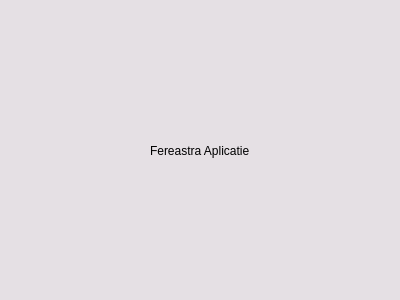
<?xml version="1.0" encoding="UTF-8"?>
<ui version="4.0">
 <class>App</class>
 <widget class="QDialog" name="App">
  <property name="geometry">
   <rect>
    <x>0</x>
    <y>0</y>
    <width>400</width>
    <height>300</height>
   </rect>
  </property>
  <property name="palette">
   <palette>
    <active>
     <colorrole role="Base">
      <brush brushstyle="SolidPattern">
       <color alpha="255">
        <red>255</red>
        <green>255</green>
        <blue>255</blue>
       </color>
      </brush>
     </colorrole>
     <colorrole role="Window">
      <brush brushstyle="SolidPattern">
       <color alpha="255">
        <red>229</red>
        <green>224</green>
        <blue>228</blue>
       </color>
      </brush>
     </colorrole>
    </active>
    <inactive>
     <colorrole role="Base">
      <brush brushstyle="SolidPattern">
       <color alpha="255">
        <red>255</red>
        <green>255</green>
        <blue>255</blue>
       </color>
      </brush>
     </colorrole>
     <colorrole role="Window">
      <brush brushstyle="SolidPattern">
       <color alpha="255">
        <red>229</red>
        <green>224</green>
        <blue>228</blue>
       </color>
      </brush>
     </colorrole>
    </inactive>
    <disabled>
     <colorrole role="Base">
      <brush brushstyle="SolidPattern">
       <color alpha="255">
        <red>229</red>
        <green>224</green>
        <blue>228</blue>
       </color>
      </brush>
     </colorrole>
     <colorrole role="Window">
      <brush brushstyle="SolidPattern">
       <color alpha="255">
        <red>229</red>
        <green>224</green>
        <blue>228</blue>
       </color>
      </brush>
     </colorrole>
    </disabled>
   </palette>
  </property>
  <property name="windowTitle">
   <string>Dialog</string>
  </property>
  <property name="windowIcon">
   <iconset>
    <normalon>C:/Users/roiur/Desktop/WhatsApp Image 2021-03-30 at 18.31.01.jpeg</normalon>
   </iconset>
  </property>
  <widget class="QLabel" name="label">
   <property name="geometry">
    <rect>
     <x>150</x>
     <y>130</y>
     <width>121</width>
     <height>41</height>
    </rect>
   </property>
   <property name="text">
    <string>Fereastra Aplicatie</string>
   </property>
  </widget>
 </widget>
 <resources/>
 <connections/>
</ui>
